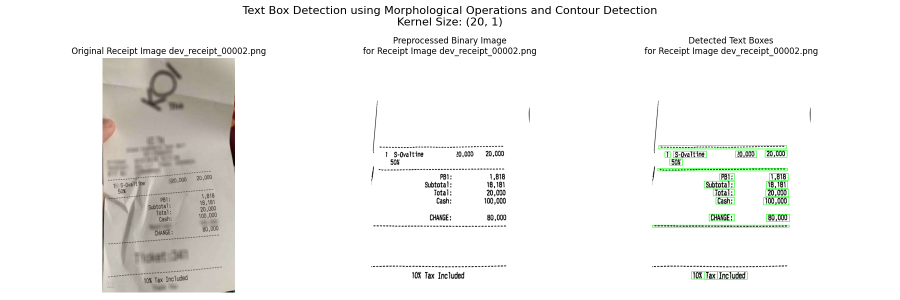
#> input picture reports/figures/detected_text_boxes_dev_receipt_00002.png, 1800 x 600 px, given in place of dev_receipt_00016.png, which was not available (shown at 1/2 size)
$ jupyter execute textbox_detection.ipynb   (text cells are left out)
#> lines starting #> are read from the running program, lines starting #| are printed output that depends on the picture; after the words box and inside, x2 and y2 are one past the last pixel; in counts of white or black regions, pixels touching at a corner belong together; pictures that were not available may be replaced by others from this repository, and a replacement may not be noted
[cell 1]
import os, sys
import cv2
import numpy as np
import matplotlib.pyplot as plt

sys.path.append(os.path.abspath(os.path.join('../data')))
sys.path.append(os.path.abspath(os.path.join('../src')))

# import deskewing function from utils
from preprocessing.utils import rotate_image, compute_skew_angle_robust

[cell 2]
data_dir = os.path.abspath(os.path.join('../data/preprocessed_images'))

[cell 3]
def detect_text_boxes(binary_img, kernel_size=(20, 1)):
    """
    Detects text boxes in a binary image using contour detection.
    The principle is the same as we used for skew detection, but here we dilate more aggressively to capture whole lines of text.

    Parameters
    ----------
    binary_img (np.ndarray):
        A binary image where text is white on a black background.
    Returns
    -------
    results (list of tuples):
        List of bounding boxes around detected text areas. Each box is represented as (x, y, w, h).
    """
#> called with kernel_size = (20, 1)
    # Invert if text is black (contours need white text on black background)
    # The function does not render anything good otherwise
    if binary_img[0, 0] > 127:
        binary_img = cv2.bitwise_not(binary_img)
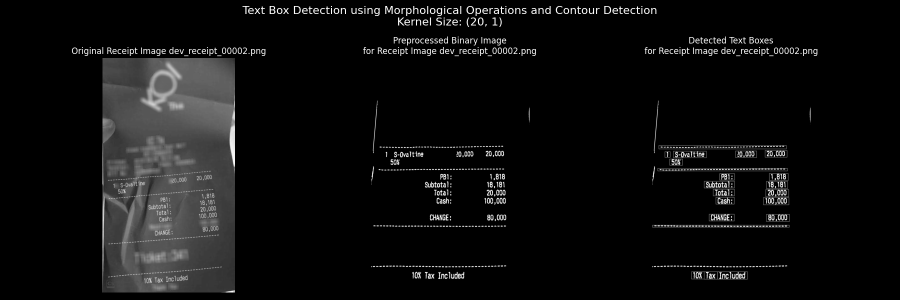
#> binary_img: shape (600, 1800) (shown at 1/2 size); min 0, max 255, mean 14.6

    # Define a kernel for dilation
    kernel = cv2.getStructuringElement(cv2.MORPH_RECT, kernel_size)

    # Proceed with dilation to connect text regions
    dilated = cv2.dilate(binary_img, kernel)
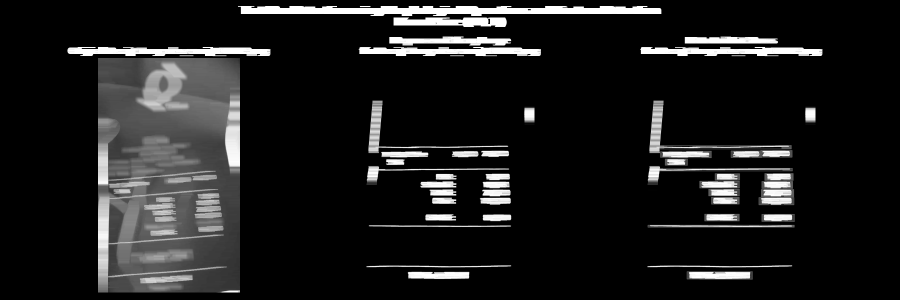
#> dilated: shape (600, 1800) (shown at 1/2 size); min 0, max 255, mean 29

    # Find contours
    contours, _ = cv2.findContours(dilated, cv2.RETR_EXTERNAL, cv2.CHAIN_APPROX_SIMPLE)
#> contours = 44 contours, 1 with area under 20; largest, box (x1, y1, x2, y2) and area: (196, 116, 480, 585) 132444, (476, 12, 1323, 32) 11264, (1298, 200, 1586, 332) 8580, (134, 94, 541, 113) 5057, (1280, 94, 1645, 113) 4464

    # Extract bounding boxes from contours
    results = []
    for cnt in contours:
        x, y, w, h = cv2.boundingRect(cnt)

        # Filter out small boxes that are msot likely noise
        if w * h < 400:
            continue

        # Filter out boxes that are too tall (likely not text lines)
        # Meaning if the height is more than 15% of the image height
        if h > (binary_img.shape[0] * 0.15):
            continue

        # Filter out boxes that are on the edges of the image (likely borders)
        if x <= 1 or y <= 1 or (x + w) >= (binary_img.shape[1] - 2) or (y + h) >= (binary_img.shape[0] - 2):
            continue

        results.append((x, y, w, h))
#> this loop made 44 passes
#> (x, y, w, h) on passes 1, 2, 3, 4, 5, 7, 8, 9, 11, 12, 14, 15: (815, 543, 124, 16), (1373, 542, 133, 18), (1295, 530, 291, 6), (733, 530, 290, 6), (737, 450, 286, 5), (965, 428, 58, 15), (850, 428, 63, 14), (1522, 427, 68, 17), (959, 395, 63, 15), (863, 394, 50, 14), (963, 378, 59, 16), (858, 378, 56, 14)
#> (cnt, x, y, w, h) on passes 6, 10, 13, 32, 33, 34: ([[1295, 449], [1295, 455], [1589, 455], [1589, 449]], 1295, 449, 295, 7), ([[1408, 427], [1408, 442], [1479, 442], [1479, 427]], 1408, 427, 72, 16), ([[1295, 379], [1295, 380], [1314, 380], [1314, 379]], 1295, 379, 20, 2), ([[196, 116], [196, 584], [479, 584], [479, 116]], 196, 116, 284, 469), ([[1463, 110], [1463, 112], [1490, 112], [1490, 110]], 1463, 110, 28, 3), ([[900, 110], [900, 112], [927, 112], [927, 110]], 900, 110, 28, 3)
#> after the loop, results = 35 items, first 6: (815, 543, 124, 16), (1373, 542, 133, 18), (1295, 530, 291, 6), (733, 530, 290, 6), (737, 450, 286, 5), (1295, 449, 295, 7)

    return results

[cell 4]
image = 'dev_receipt_00016'

# Load a binary image
binary_image = cv2.imread(os.path.join(data_dir, f'{image}.png'), cv2.IMREAD_GRAYSCALE)

# Apply the text box detection
empirical_kernel = (20, 1)
text_boxes = detect_text_boxes(binary_image, kernel_size=empirical_kernel)
#> text_boxes has the same summary as results in detect_text_boxes

# Print shape of detected boxes
print(f"Detected {len(text_boxes)} text boxes.")
#| Detected 35 text boxes.

# Visualize the detected text boxes
plt.figure(figsize=(18, 6))
plt.subplot(1, 3, 1)
# IMREAD RGB to display correctly with matplotlib
plt.imshow(cv2.cvtColor(cv2.imread(os.path.join("../data/images", f'{image}.png')), cv2.COLOR_BGR2RGB))
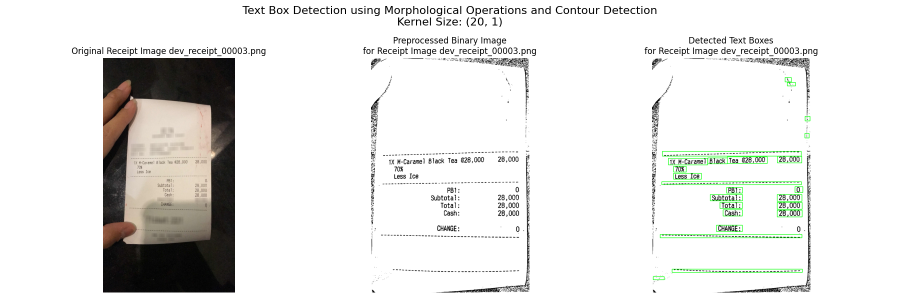
#> input picture reports/figures/detected_text_boxes_dev_receipt_00003.png, 1800 x 600 px, given in place of dev_receipt_00016.png, which was not available (shown at 1/2 size)
plt.title(f'Original Receipt Image {image}.png')
plt.axis('off')
plt.subplot(1, 3, 2)
plt.imshow(binary_image, cmap='gray')
plt.title(f'Preprocessed Binary Image\nfor Receipt Image {image}.png')
plt.axis('off')
plt.subplot(1, 3, 3)
image_with_boxes = cv2.cvtColor(binary_image, cv2.COLOR_GRAY2BGR)
for (x, y, w, h) in text_boxes:
    cv2.rectangle(image_with_boxes, (x, y), (x + w, y + h), (0, 255, 0), 2)
#> this loop made 35 passes
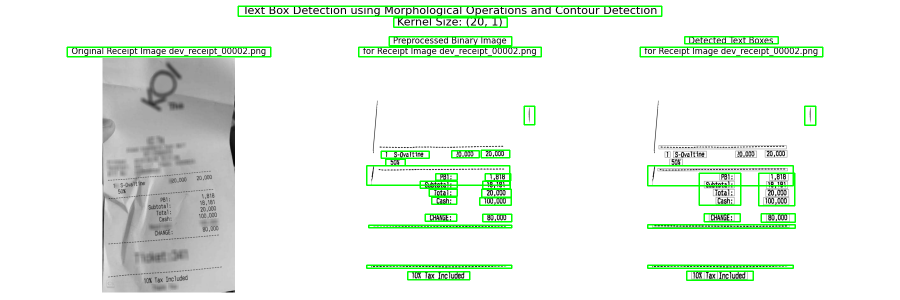
#> image_with_boxes: shape (600, 1800, 3) (shown at 1/2 size); mean B, G, R 231.8, 240.8, 231.8
plt.imshow(image_with_boxes)
plt.title(f'Detected Text Boxes\nfor Receipt Image {image}.png')
plt.axis('off')
plt.suptitle(f'Text Box Detection using Morphological Operations and Contour Detection\nKernel Size: {empirical_kernel}', fontsize=16)
plt.tight_layout()
plt.savefig(f'../reports/figures/detected_text_boxes_{image}.png')
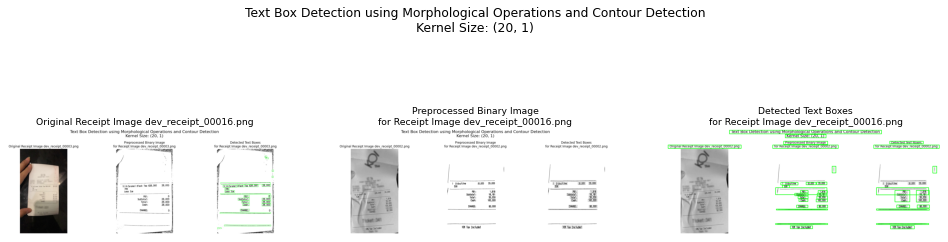
#> figure drawn by matplotlib, 3 panels
plt.show()
